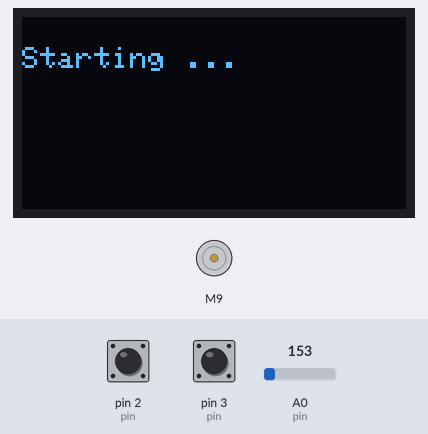
Recording of a sketch running on a simulated Arduino Uno, built with avr-gcc and run on an emulated ATmega328P. Shown: 128×64 one-colour display, DC motor (green arrow = forward, orange = backward, longer = faster). The inputs (shaded band) are chosen by the test bench; at power-on: pin 2 (pin) HIGH, pin 3 (pin) HIGH, A0 (pin) = 153.

Above: at 2.1 s.
At 4.09 s:
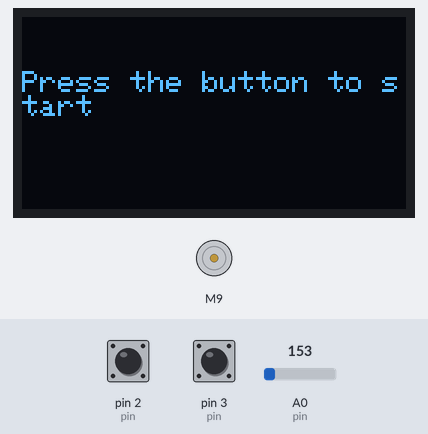
5.3 s: pin 2 (pin) pulsed LOW 2 times (0.12 s each, 0.3 s apart)
At 7.4 s:
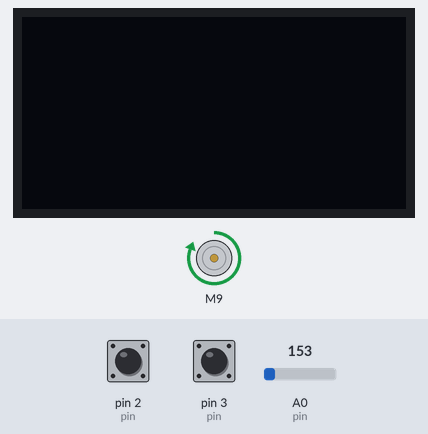
8.2 s: pin 3 (pin) pulsed LOW 5 times (0.12 s each, 0.3 s apart)
At 11.4 s:
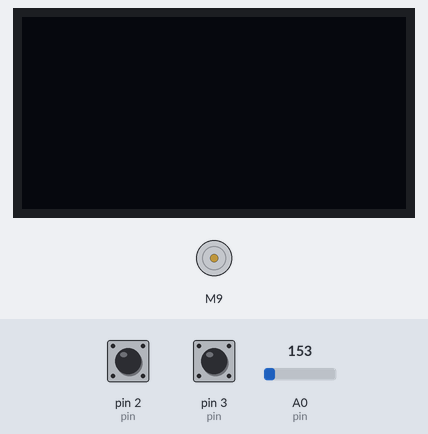
11.7 s: pin 3 (pin) driven LOW
At 16.1 s:
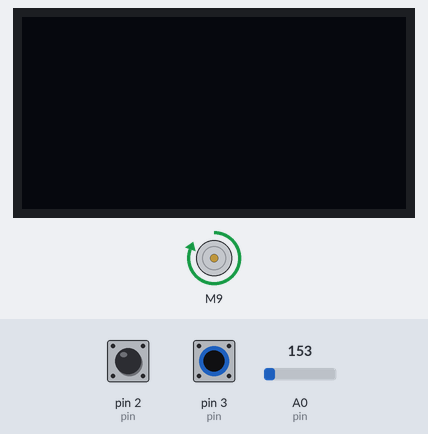
Timing chart, 0 to 17.6 s (numbered marks = the images above; inputs shaded):
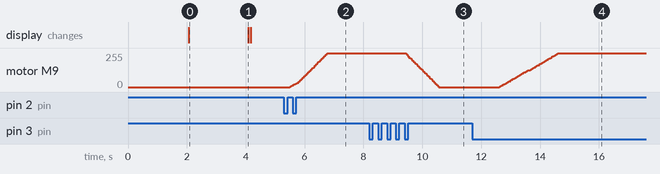

Measured:
- after the input at 5.3 s, motor M9: moves from stopped to forward 255/255 over 1.3 s, starting after 0.20 s
- after the input at 8.2 s, motor M9: moves from forward 255/255 to stopped over 1.1 s, starting after 1.2 s
- after the input at 11.7 s, motor M9: moves from stopped to forward 255/255 over 2.0 s, starting after 0.92 s
- what the display in image 0 shows lasts 2.0 s, from 2.1 s to 4.1 s

The sketch:

MotorControlInterruptMotorStructRampStructsForEverything.ino
```cpp
#include <Wire.h>
#include <Ramp.h>
#include <L293D.h>
#include <Adafruit_GFX.h>
#include <Adafruit_SSD1306.h>

struct Button
{
    int pin;
    // true for pulldown, false for pullup
    bool pulldown;

    bool state = false;
    bool prevState = false;
    bool pressed = false;
    bool released = false;

    // Inspired by EasyButton library
    // https://github.com/evert-arias/EasyButton/blob/4e818410252e9518564fc55f8d4a976fac70a9b2/examples/InterruptsOnPressedFor/InterruptsOnPressedFor.ino
    volatile bool detectedInterrupt = false;

    void updateInterrupt()
    {
        detectedInterrupt = true;
    }

    void update()
    {
        if (!detectedInterrupt)
        {
            return;
        }

        if (pulldown)
            state = digitalRead(pin);
        else
            state = !digitalRead(pin);

        pressed = state && !prevState;
        released = !state && prevState;
        prevState = state;

        if (!pressed && !released)
        	detectedInterrupt = false;
    }
};

struct Timer
{
    unsigned long startTime;

    void reset()
    {
        startTime = millis();
    }

    unsigned long getElapsedTime()
    {
        return millis() - startTime;
    }

    bool isFinished(unsigned long duration)
    {
        return getElapsedTime() >= duration;
    }
};

struct Motor
{
    // Motor library
    // https://github.com/bjoernboeckle/L293D
    // Motor tutorial
    // https://lastminuteengineers.com/l293d-dc-motor-arduino-tutorial/

    // TODO: What pins go where?
    int enablePin = 4;
    int in1Pin = 4;
    int in2Pin = 4;
    L293D motor = L293D(9, 8, 7);

    int minSpeed = 0;
    int maxSpeed = 255;
    int rampDuration = 1000;
    ramp speedController;

    void setup()
    {
        motor.begin();
    }

    int getSpeed()
    {
        return speedController.getValue();
    }

    int getTargetSpeed()
    {
        return speedController.getTarget();
    }

    void setTargetSpeed(int speed)
    {
        int targetSpeed = constrain(speed, minSpeed, maxSpeed);
        speedController.go(targetSpeed, rampDuration);
    }

    void update()
    {
        int speed = speedController.update();
        motor.SetMotorSpeed(speed);
    }
};

struct Thermometer
{
    int pin;
    int value = 0;

    // Formula from this tutorial
    // https://www.makerguides.com/tmp36-arduino-tutorial/
    void update()
    {
        // TODO: Temperature math
        value = (analogRead(pin) - 500) / 10;
    }
};

struct Display
{
    /////////////////////////////////////////////////////////////////////
    //////////////////// OLED Setup from tutorial ///////////////////////
    /////////////////////////////////////////////////////////////////////
    // https://arduinogetstarted.com/tutorials/arduino-oled

    const int SCREEN_WIDTH = 128; // OLED display width,  in pixels
    const int SCREEN_HEIGHT = 64; // OLED display height, in pixels

    // declare an SSD1306 display object connected to I2C
    Adafruit_SSD1306 oled = Adafruit_SSD1306(SCREEN_WIDTH, SCREEN_HEIGHT, &Wire, -1);

    void setup()
    {
        // initialize OLED display with address 0x3C for 128x64
        if (!oled.begin(SSD1306_SWITCHCAPVCC, 0x3C))
        {
            Serial.println(F("SSD1306 allocation failed"));
            while (true)
                ;
        }

        delay(2000);         // wait for initializing
        oled.clearDisplay(); // clear display

        oled.setTextSize(1);          // text size
        oled.setTextColor(WHITE);     // text color
        oled.setCursor(0, 10);        // position to display
        oled.println("Starting ..."); // text to display
        oled.display();               // show on OLED
        delay(2000);
    }
};

Display display;

Thermometer thermometer;

Timer oledTimer;
int oledState = 0;

Motor motor1;

Button speedUpButton;
Button speedDownButton;
Timer motorSpeedButtonsTimer;

int speedInputSteps = 50;
int motorSpeedHoldTime = 1000;

void updateOledScreen()
{
    if (motor1.getSpeed() == 0 && motor1.getTargetSpeed() == 0)
    {
        display.oled.clearDisplay();
        display.oled.println("Press the button to start");
        display.oled.display();
    }

    if (motor1.getSpeed() > 0 && motor1.getTargetSpeed() == 0)
    {
        display.oled.clearDisplay();
        display.oled.println("Stopping ...");
        display.oled.display();
    }

    if (motor1.getTargetSpeed() != 0)
    {
        switch (oledState)
        {
        case 0:
            oledTimer.reset();
            oledState += 1;
        case 1:
            display.oled.clearDisplay();
            display.oled.println("Speed");
            display.oled.print(motor1.getSpeed());
            display.oled.print(" / ");
            display.oled.println(motor1.getTargetSpeed());
            display.oled.display();

            if (oledTimer.isFinished(1000))
            {
                oledTimer.reset();
                oledState += 1;
            }
            break;
        case 2:
            display.oled.clearDisplay();
            display.oled.println("Temp");
            display.oled.print(thermometer.value);
            display.oled.println(" *C");
            display.oled.display();

            if (oledTimer.isFinished(1000))
            {
                oledTimer.reset();
                oledState += 1;
            }
            break;
        default:
            // Go back to start if other states are reached
            oledState = 0;
            break;
        }
    }
}

void updateMotorSpeedControls()
{
    int target = motor1.getTargetSpeed();
    int step = speedInputSteps;

    if (speedUpButton.pressed)
    {
        motor1.setTargetSpeed(target + step);
        motorSpeedButtonsTimer.reset();
    }

    if (speedDownButton.pressed)
    {
        motor1.setTargetSpeed(target - step);
        motorSpeedButtonsTimer.reset();
    }

    // When holding down buttons the speed will slowly increase in intervals of x milliseconds
    if (motorSpeedButtonsTimer.isFinished(motorSpeedHoldTime))
    {
        if (speedUpButton.state)
        {
            motor1.setTargetSpeed(target + step);
            motorSpeedButtonsTimer.reset();
        }

        if (speedDownButton.state)
        {
            motor1.setTargetSpeed(target - step);
            motorSpeedButtonsTimer.reset();
        }
    }
}

void onSpeedUpButtonChange()
{
    speedUpButton.updateInterrupt();
}

void onSpeedDownButtonChange()
{
    speedDownButton.updateInterrupt();
}

void setup()
{
    Serial.begin(9600);

    thermometer.pin = A0;

    speedUpButton.pin = 2;
    speedUpButton.pulldown = true;
    pinMode(speedUpButton.pin, INPUT);
    attachInterrupt(digitalPinToInterrupt(speedUpButton.pin), onSpeedUpButtonChange, CHANGE);

    speedDownButton.pin = 3;
    speedDownButton.pulldown = true;
    pinMode(speedDownButton.pin, INPUT);
    attachInterrupt(digitalPinToInterrupt(speedDownButton.pin), onSpeedDownButtonChange, CHANGE);

    display.setup();

    motor1.setup();
}

void loop()
{
    speedUpButton.update();
    speedDownButton.update();

    thermometer.update();

    updateOledScreen();
    updateMotorSpeedControls();

    motor1.update();
}
```
